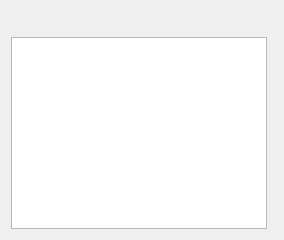
<?xml version="1.0" encoding="UTF-8"?>
<ui version="4.0">
 <class>ImportDialog</class>
 <widget class="QDialog" name="ImportDialog">
  <property name="windowTitle">
   <string>Select calendar</string>
  </property>
  <layout class="QGridLayout" name="dialogLayout">
   <item row="0" column="0">
    <widget class="QLabel" name="fileInfo">
     <property name="alignment">
      <enum>Qt::AlignLeft</enum>
     </property>
     <property name="font">
      <font>
       <pointsize>13</pointsize>
      </font>
     </property>
    </widget>
   </item>
   <item row="0" column="1">
    <widget class="QLabel" name="contentInfo">
     <property name="alignment">
      <enum>Qt::AlignRight</enum>
     </property>
     <property name="font">
      <font>
       <pointsize>13</pointsize>
      </font>
     </property>
    </widget>
   </item>
   <item row="1" column="0" colspan="2">
    <widget class="CalendarListWidget" name="calendarList">
     <property name="editTriggers">
      <set>QAbstractItemView::NoEditTriggers</set>
     </property>
    </widget>
   </item>
   <item row="0" column="2" rowspan="2">
    <widget class="QDialogButtonBox" name="buttonBox">
     <property name="orientation">
      <enum>Qt::Vertical</enum>
     </property>
    </widget>
   </item>
  </layout>
 </widget>
 <customwidgets>
  <customwidget>
   <class>CalendarListWidget</class>
   <extends>QListWidget</extends>
   <header>CalendarListWidget.h</header>
  </customwidget>
 </customwidgets>
 <resources/>
 <connections/>
</ui>
